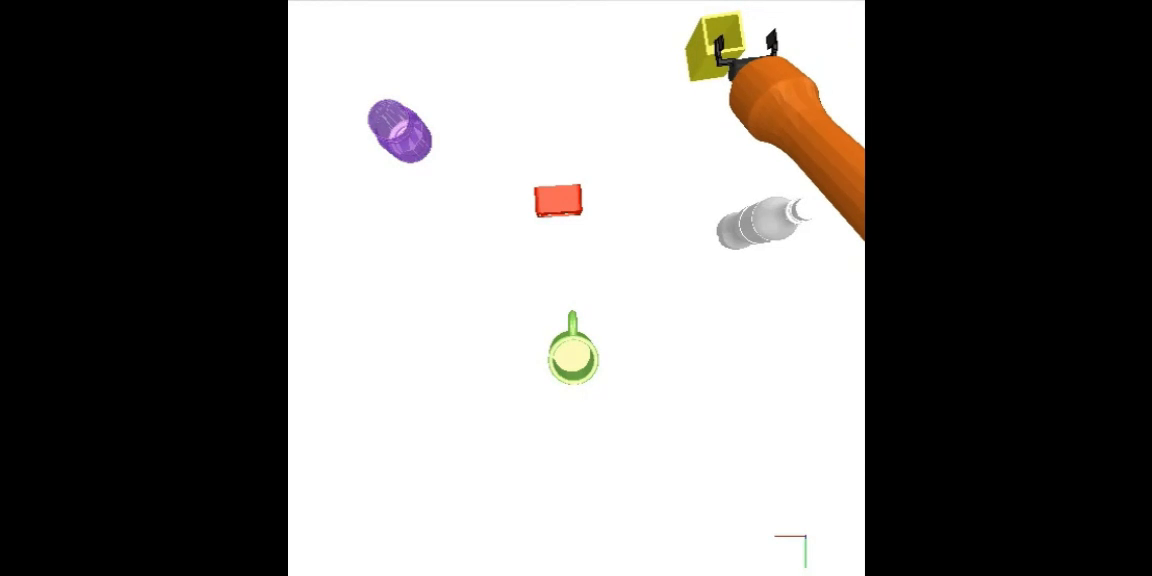
#> input picture frame 18 of areavideos/pick1.mp4, 1152 x 576 px
$ python main2.0.py
#> lines starting #> are read from the running program, lines starting #| are printed output that depends on the picture; after the words box and inside, x2 and y2 are one past the last pixel; in counts of white or black regions, pixels touching at a corner belong together; pictures that were not available may be replaced by others from this repository, and a replacement may not be noted
#> further down, img is the input picture: shape (576, 1152, 3); mean B, G, R 120.9, 122.6, 124.6
import cv2
import numpy as np

def pickup(img):
    img = cv2.resize(img,(960,480))
#> img: shape (480, 960, 3)
    imgCropped = img[:470,240:710]
    imgBlurred = cv2.GaussianBlur(imgCropped,(5,5),0)
    imgGray = cv2.cvtColor(imgBlurred,cv2.COLOR_BGR2GRAY)

    th1 = cv2.getTrackbarPos("CannyTh1","Parameters")
    th2 = cv2.getTrackbarPos("CannyTh2","Parameters")
    areaMin = cv2.getTrackbarPos("minArea","Parameters")
    areaMax = cv2.getTrackbarPos("maxArea","Parameters")

    imgCanny = cv2.Canny(imgGray,th1,th2)
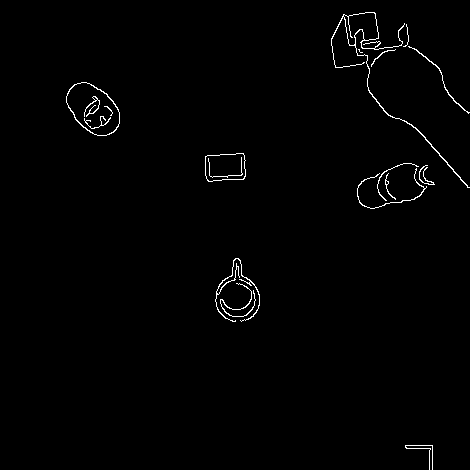
#> imgCanny: shape (470, 470); 1% white in thin lines or dots, all inside (x1, y1, x2, y2) = (66, 12, 470, 470)
    kernel = np.ones((5, 5))
    imgDil = cv2.dilate(imgCanny, kernel, iterations=1)
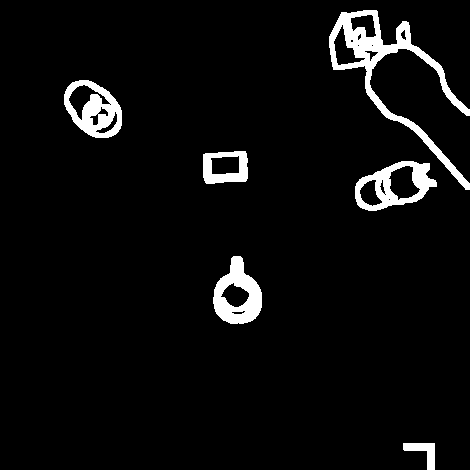
#> imgDil: shape (470, 470); 4.9% white; 6 white regions
    (cnts,_) = cv2.findContours(imgDil.copy(),cv2.RETR_EXTERNAL,cv2.CHAIN_APPROX_NONE)
#> cnts = 6 contours; box (x1, y1, x2, y2) and area: (329, 10, 470, 190) 4632, (355, 161, 437, 211) 2689, (64, 80, 122, 138) 2399, (213, 256, 262, 324) 2183, (203, 151, 248, 184) 1282, (403, 443, 435, 470) 350
    objects = imgCropped.copy()
    objCount = 0
    for cnt in cnts:
        area = cv2.contourArea(cnt)
        if area>areaMin and area<areaMax:
            objCount += 1
            # cv2.drawContours(objects,cnt,-1,(0,255,255),3)
            peri = cv2.arcLength(cnt, True)
            approx = cv2.approxPolyDP(cnt, 0.02 * peri, True)
            # print(len(approx))
            x,y,w,h = cv2.boundingRect(approx)
            # cv2.rectangle(objects,(x,y),(x+w,y+h),(0,0,255),5)
            cv2.circle(objects,(x+(w//2),y+(h//2)),5,(0,255,0),-1)
            rect = cv2.minAreaRect(cnt)     #For rotated rectangle
            box = cv2.boxPoints(rect)
            box = np.int0(box)
            cv2.drawContours(objects,[box],0, (0,0,255),2)
#> this loop made 6 passes
#> (area, peri, approx, x, y, w, h, rect) on pass 4: (1282, 145.8, [[245, 151], [203, 154], [205, 182], [245, 181]], 203, 151, 43, 32, ((225, 166.9), (45.1, 30.69), -3.58))
#> (area, peri, x, y, w, h, rect, box) on passes 2, 3, 5: (2183, 196.9, 213, 256, 49, 68, ((237, 289.5), (67, 48), -90), [[261, 323], [213, 323], [213, 256], [261, 256]]), (2689, 232.5, 355, 161, 82, 50, ((394.1, 185.8), (81.9, 42.69), -18.43), [[362, 219], [348, 178], [426, 152], [439, 193]]), (2399, 188.2, 64, 81, 58, 57, ((93, 108.5), (45.96, 67.18), -45), [[100, 148], [53, 101], [85, 68], [133, 116]])
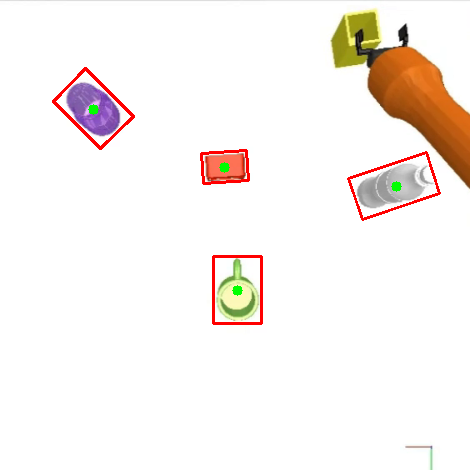
#> objects: shape (470, 470, 3); mean of channels 0, 1, 2 238.4, 242.2, 248.5; drawn as B, G, R
#> after the loop, objCount = 4


    text= f"No of objects detected=  {objCount}"
#> text = 'No of objects detected=  4'
    cv2.putText(objects,text,(60,460),cv2.FONT_HERSHEY_SIMPLEX,0.8,(255,0,0),2)
#> objects: shape (470, 470, 3); 0.99% of pixels changed, all inside (x1, y1, x2, y2) = (62, 441, 416, 468)
    # cv2.imshow('inputimage', imgCropped)
    # cv2.imshow('edgedimage', imgCanny)
    cv2.imshow('outputimage', objects)
    return objects


def dropto(imgD):
    imgD = cv2.resize(imgD,(960,480))
    imgCroppedD = imgD[10:465,250:705]
    imgBlurredD = cv2.GaussianBlur(imgCroppedD,(5,5),0)
    imgGrayD = cv2.cvtColor(imgBlurredD,cv2.COLOR_BGR2GRAY)
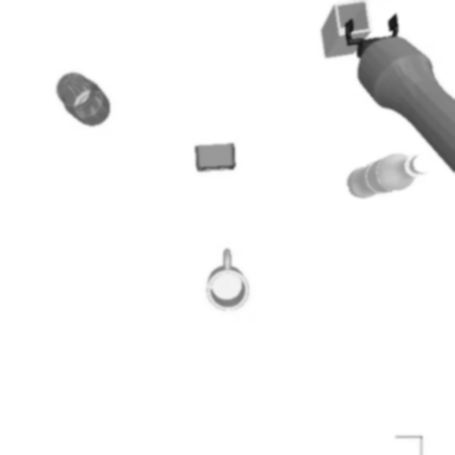
#> imgGrayD: shape (455, 455); min 21, max 255, mean 245.5


    th1 = cv2.getTrackbarPos("CannyTh1","Parameters")
#> th1 = 17
    th2 = cv2.getTrackbarPos("CannyTh2","Parameters")
#> th2 = 125
    areaMin = cv2.getTrackbarPos("minArea","Parameters")
#> areaMin = 1000
    areaMax = cv2.getTrackbarPos("maxArea","Parameters")
#> areaMax = 3000


    imgCannyD = cv2.Canny(imgGrayD,th1,th2)
#> imgCannyD: shape (455, 455); 1.1% white in thin lines or dots, all inside (x1, y1, x2, y2) = (56, 2, 455, 455)
    kernelD = np.ones((5, 5))
    imgDilD = cv2.dilate(imgCannyD, kernelD, iterations=1)
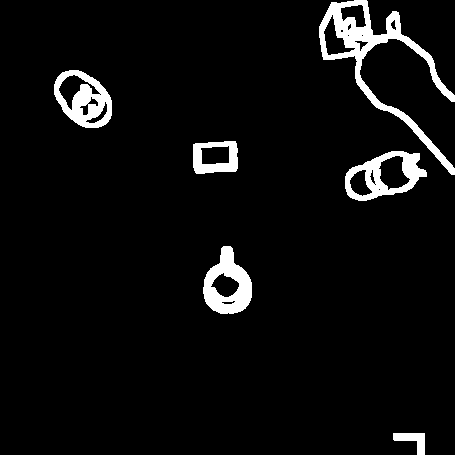
#> imgDilD: shape (455, 455); 5.1% white; 6 white regions
    (cntsD,_) = cv2.findContours(imgDilD.copy(),cv2.RETR_TREE,cv2.CHAIN_APPROX_NONE)
#> cntsD = 27 contours, 7 with area under 20; largest, box (x1, y1, x2, y2) and area: (319, 0, 455, 175) 4547, (345, 151, 427, 201) 2689, (54, 70, 112, 128) 2399, (203, 246, 252, 314) 2183, (193, 141, 238, 174) 1282
    objectsD = imgCroppedD.copy()
    objCountD = 0
    for cntD in cntsD:
        areaD = cv2.contourArea(cntD)
        if areaD>areaMin and areaD<areaMax:
            objCountD += 1
            # cv2.drawContours(objects,cnt,-1,(0,255,255),3)
            peri = cv2.arcLength(cntD, True)
            approx = cv2.approxPolyDP(cntD, 0.02 * peri, True)
            # print(len(approx))
            x,y,w,h = cv2.boundingRect(approx)
            # cv2.rectangle(objects,(x,y),(x+w,y+h),(0,0,255),5)
            cv2.circle(objectsD,(x+(w//2),y+(h//2)),5,(0,255,0),-1)
            rect = cv2.minAreaRect(cntD)     #For rotated rectangle
            box = cv2.boxPoints(rect)
            box = np.int0(box)
            cv2.drawContours(objectsD,[box],0, (0,0,255),2)
#> this loop made 27 passes
#> (areaD, peri, approx, x, y, w, h, rect) on pass 11: (1282, 145.8, [[235, 141], [193, 144], [195, 172], [235, 171]], 193, 141, 43, 32, ((215, 156.9), (45.1, 30.69), -3.58))
#> (areaD, peri, x, y, w, h, rect, box) on passes 2, 5, 13: (2183, 196.9, 203, 246, 49, 68, ((227, 279.5), (67, 48), -90), [[251, 313], [203, 313], [203, 246], [251, 246]]), (2689, 232.5, 345, 151, 82, 50, ((384.1, 175.8), (81.9, 42.69), -18.43), [[352, 209], [338, 168], [416, 142], [429, 183]]), (2399, 188.2, 54, 71, 58, 57, ((83, 98.5), (45.96, 67.18), -45), [[90, 138], [43, 91], [75, 58], [123, 106]])
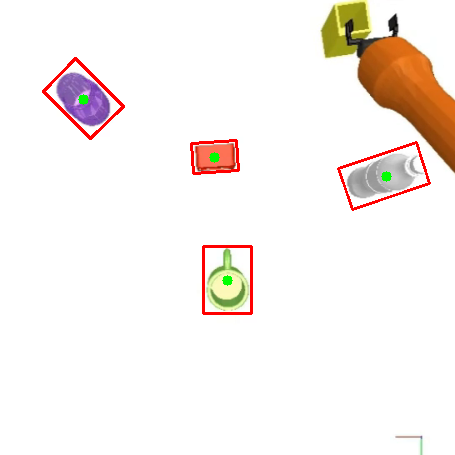
#> objectsD: shape (455, 455, 3); mean of channels 0, 1, 2 237.8, 241.7, 248.3; drawn as B, G, R
#> after the loop, objCountD = 4
    text= f"No of grids=  {objCountD}"
#> text = 'No of grids=  4'
    cv2.putText(objectsD,text,(100,420),cv2.FONT_HERSHEY_SIMPLEX,0.8,(255,0,0),2)
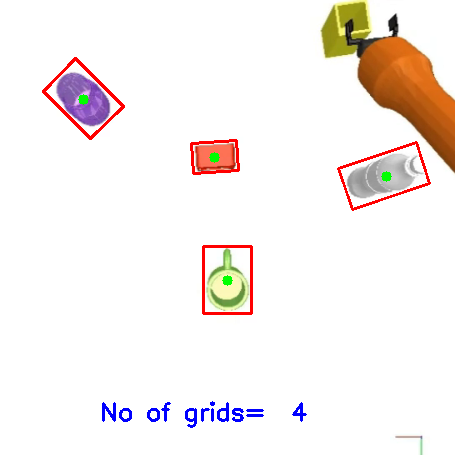
#> objectsD: shape (455, 455, 3); 0.55% of pixels changed, all inside (x1, y1, x2, y2) = (102, 401, 307, 428); drawn as B, G, R
    # cv2.imshow('inputimageD', imgCroppedD)
    # cv2.imshow('edgedimageD', imgCannyD)
    cv2.imshow('outputimageD', objectsD)
    return objectsD


def scale_contour(cnt,scale):
    M = cv2.moments(cnt)
    cx = int(M['m10']/M['m00'])
    cy = int(M['m01']/M['m00'])

    cnt_norm = cnt - [cx, cy]
    cnt_scaled = cnt_norm * scale
    cnt_scaled = cnt_scaled + [cx,cy]
    cnt_scaled = cnt_scaled.astype(np.int32)
    return cnt_scaled


def empty(a):
    pass


cv2.namedWindow("Parameters")
cv2.resizeWindow("Parameters",640,200)
cv2.createTrackbar("CannyTh1","Parameters",17,255,empty)
cv2.createTrackbar("CannyTh2","Parameters",125,255,empty)
cv2.createTrackbar("minArea","Parameters",1000,30000,empty)
cv2.createTrackbar("maxArea","Parameters",3000,350000,empty)


pickFiles = ['areavideos/pick1.mp4','areavideos/pick2.mp4','areavideos/pick3.mp4']
dropFiles = ['areavideos/drop1.mp4','areavideos/drop2.mp4','areavideos/drop3.mp4']
for i in range(3):
    pickcamplay=cv2.VideoCapture(pickFiles[i])
    dropcamplay=cv2.VideoCapture(dropFiles[i])
    while(pickcamplay.isOpened() or dropcamplay.isOpened()):
        check, img = pickcamplay.read()
        checkD, imgD = dropcamplay.read()
        if (check==False and checkD==False):
            break

        elif(checkD == False):
            pickup(img)

        elif(check == False):
            dropto(imgD)

        else:
            pickup(img)
            dropto(imgD)

        if cv2.waitKey(40) & 0xFF == ord('q'):
#> (key q is pressed here)
            break
    pickcamplay.release()
    dropcamplay.release()

cv2.destroyAllWindows()

$ run again, starting later in the video
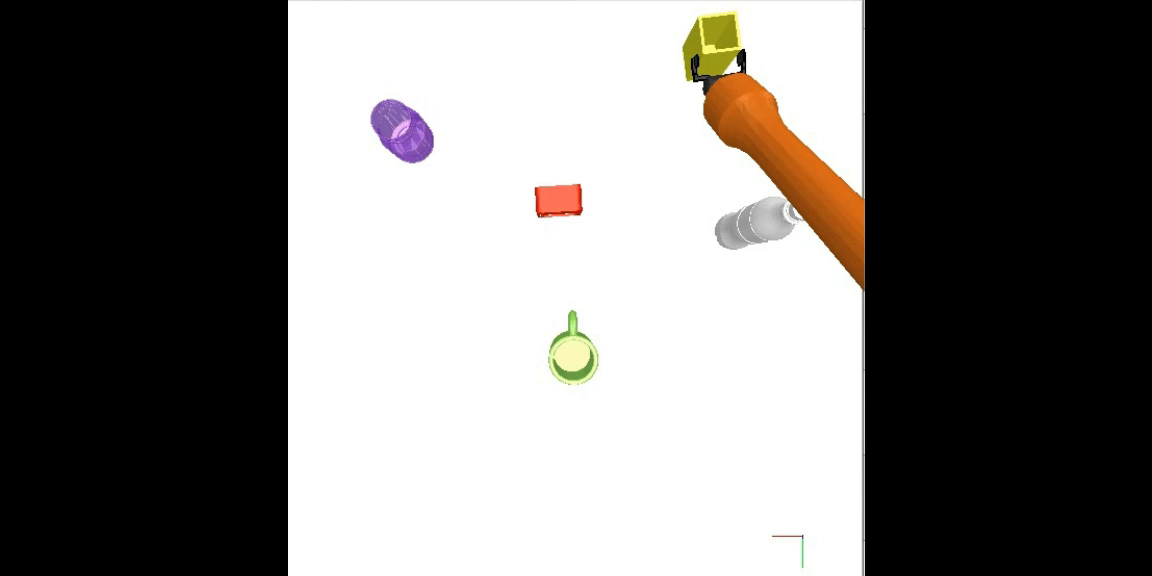
#> input picture frame 84 of areavideos/pick1.mp4, 1152 x 576 px
#> img is the input picture: shape (576, 1152, 3); mean B, G, R 120.4, 122.3, 124.4
#> img: shape (480, 960, 3)
#> imgCanny: shape (470, 470); 1% white in thin lines or dots, all inside (x1, y1, x2, y2) = (68, 12, 470, 470)
#> imgDil: shape (470, 470); 4.9% white; 5 white regions
#> cnts = 5 contours; box (x1, y1, x2, y2) and area: (326, 10, 470, 232) 7344, (66, 80, 124, 138) 2377, (214, 256, 262, 324) 2151, (203, 151, 248, 184) 1264, (401, 443, 433, 470) 349
#> the loop in pickup, `for cnt in cnts:` made 5 passes
#> (area, peri, approx, x, y, w, h, rect) on pass 3: (1264, 145, [[245, 151], [204, 153], [205, 182], [245, 181]], 204, 151, 42, 32, ((225, 167), (43.7, 30.67), -3.81))
#> after the loop in pickup, `for cnt in cnts:`:
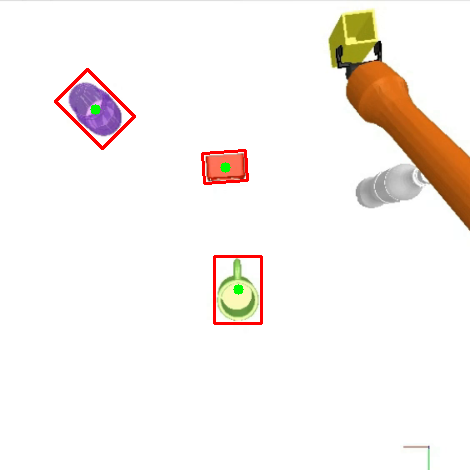
#> objects: shape (470, 470, 3); mean of channels 0, 1, 2 238.7, 242.7, 248.5; drawn as B, G, R
#> after the loop in pickup, `for cnt in cnts:`: objCount = 3
#> in pickup, `text= f"No of objects detected=  {objCount}"`: text = 'No of objects detected=  3'
#> th1 = 17
#> th2 = 125
#> areaMin = 1000
#> areaMax = 3000
#> imgCannyD: shape (455, 455); 1.1% white in thin lines or dots, all inside (x1, y1, x2, y2) = (58, 2, 455, 455)
#> imgDilD: shape (455, 455); 5.2% white; 5 white regions
#> cntsD = 27 contours, 7 with area under 20; largest, box (x1, y1, x2, y2) and area: (316, 0, 455, 216) 7250, (56, 70, 114, 128) 2377, (204, 246, 252, 314) 2151, (193, 141, 238, 174) 1264, (376, 155, 409, 191) 672
#> the loop in dropto, `for cntD in cntsD:` made 27 passes
#> (areaD, peri, approx, x, y, w, h, rect) on pass 5: (1264, 145, [[235, 141], [194, 143], [195, 172], [235, 171]], 194, 141, 42, 32, ((215, 157), (43.7, 30.67), -3.81))
#> after the loop in dropto, `for cntD in cntsD:`: objCountD = 3
#> in dropto, `text= f"No of grids=  {objCountD}"`: text = 'No of grids=  3'
#> in dropto, `cv2.putText(objectsD,text,(100,420),cv2.FONT_HERSHEY_SIMPLEX,0.8,(255,..`:
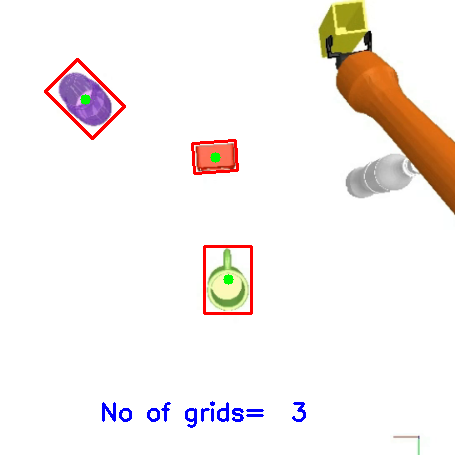
#> objectsD: shape (455, 455, 3); mean of channels 0, 1, 2 238.1, 240.8, 246.9; drawn as B, G, R

$ run again, starting later in the video
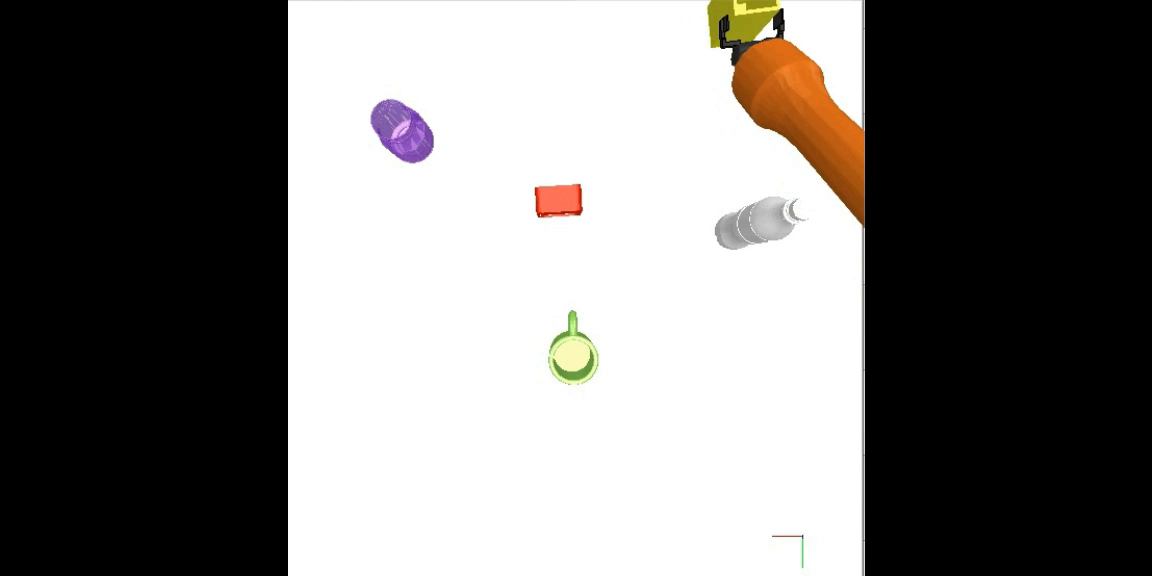
#> input picture frame 149 of areavideos/pick1.mp4, 1152 x 576 px
#> img is the input picture: shape (576, 1152, 3); mean B, G, R 120.7, 122.4, 124.4
#> img: shape (480, 960, 3)
#> imgCanny: shape (470, 470); 0.99% white in thin lines or dots, all inside (x1, y1, x2, y2) = (68, 0, 470, 470)
#> imgDil: shape (470, 470); 4.7% white; 6 white regions
#> cnts = 6 contours; box (x1, y1, x2, y2) and area: (347, 0, 470, 179) 3908, (353, 161, 435, 211) 2669, (66, 80, 124, 138) 2376, (214, 256, 262, 324) 2156, (203, 151, 248, 184) 1264, (401, 443, 433, 470) 349
#> the loop in pickup, `for cnt in cnts:` made 6 passes
#> (area, peri, approx, x, y, w, h, rect) on pass 4: (1264, 145, [[245, 151], [204, 153], [205, 182], [245, 181]], 204, 151, 42, 32, ((225, 167), (43.7, 30.67), -3.81))
#> after the loop in pickup, `for cnt in cnts:`:
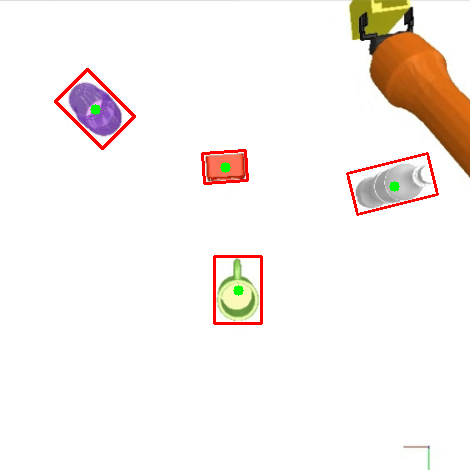
#> objects: shape (470, 470, 3); mean of channels 0, 1, 2 238.4, 242.1, 248.5; drawn as B, G, R
#> after the loop in pickup, `for cnt in cnts:`: objCount = 4
#> in pickup, `text= f"No of objects detected=  {objCount}"`: text = 'No of objects detected=  4'
#> th1 = 17
#> th2 = 125
#> areaMin = 1000
#> areaMax = 3000
#> imgCannyD: shape (455, 455); 1% white in thin lines or dots, all inside (x1, y1, x2, y2) = (58, 0, 455, 455)
#> imgDilD: shape (455, 455); 4.8% white; 6 white regions
#> cntsD = 22 contours, 3 with area under 20; largest, box (x1, y1, x2, y2) and area: (337, 0, 455, 163) 2922, (343, 151, 425, 201) 2669, (56, 70, 114, 128) 2376, (204, 246, 252, 314) 2156, (193, 141, 238, 174) 1264
#> the loop in dropto, `for cntD in cntsD:` made 22 passes
#> (areaD, peri, approx, x, y, w, h, rect) on pass 11: (1264, 145, [[235, 141], [194, 143], [195, 172], [235, 171]], 194, 141, 42, 32, ((215, 157), (43.7, 30.67), -3.81))
#> after the loop in dropto, `for cntD in cntsD:`: objCountD = 5
#> in dropto, `text= f"No of grids=  {objCountD}"`: text = 'No of grids=  5'
#> in dropto, `cv2.putText(objectsD,text,(100,420),cv2.FONT_HERSHEY_SIMPLEX,0.8,(255,..`:
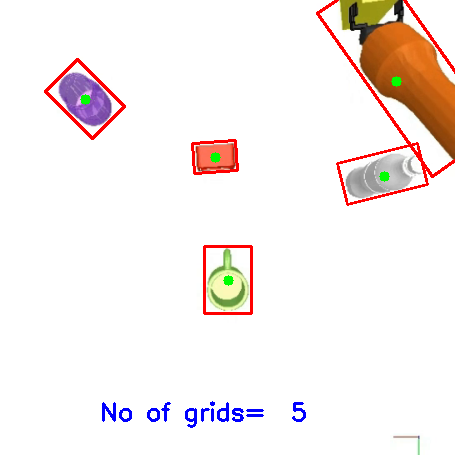
#> objectsD: shape (455, 455, 3); mean of channels 0, 1, 2 237.1, 239.2, 247.1; drawn as B, G, R
